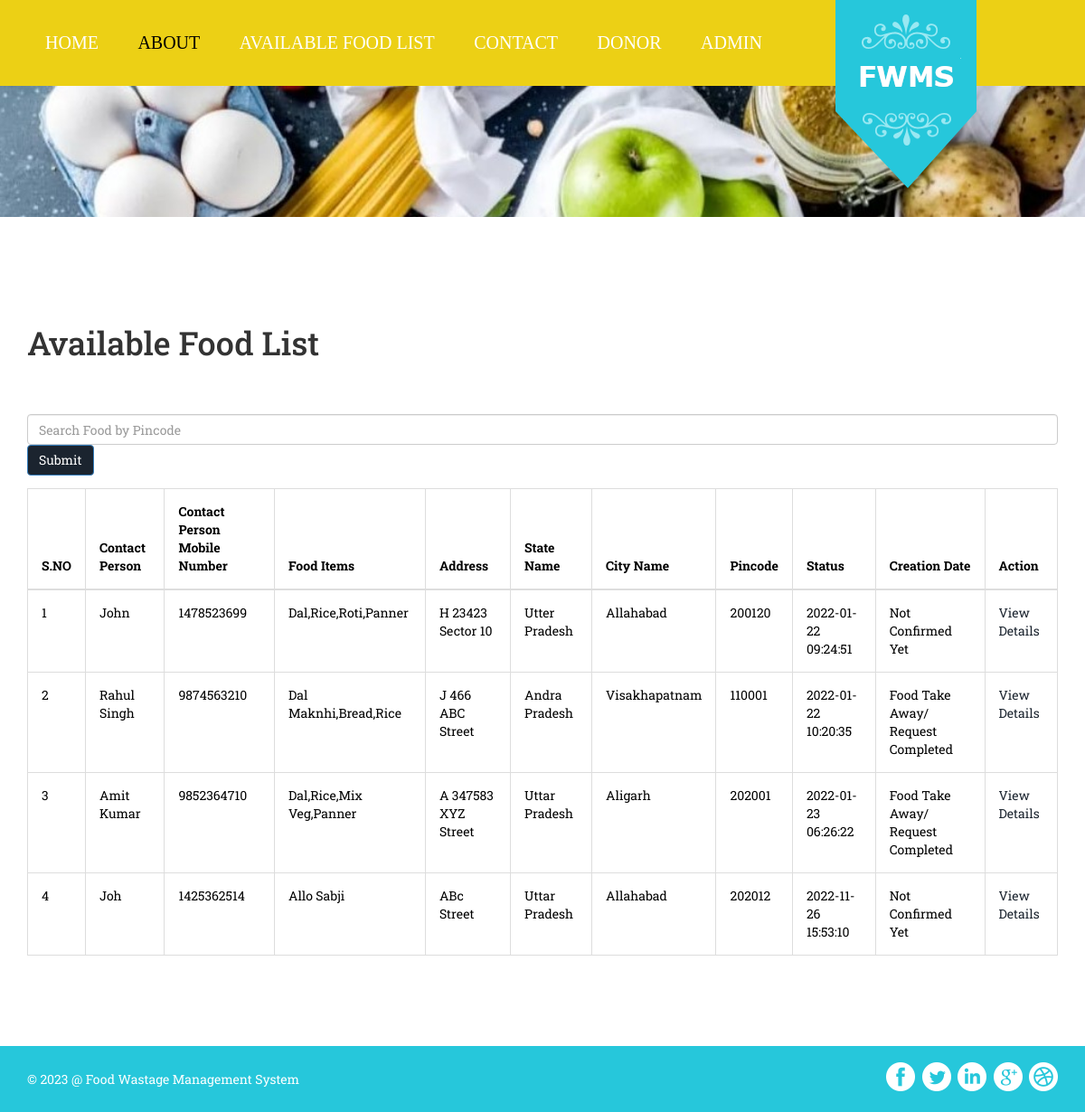
Page /fwms/food-available.php on the committed database.
### tables this page shows
CREATE TABLE `tblfoodrequests` (
  `id` int(11) NOT NULL,
  `requestNumber` bigint(12) DEFAULT NULL,
  `foodId` int(1) DEFAULT NULL,
  `fullName` varchar(150) DEFAULT NULL,
  `mobileNumber` bigint(12) DEFAULT NULL,
  `message` mediumtext DEFAULT NULL,
  `requestDate` timestamp NULL DEFAULT current_timestamp(),
  `status` varchar(120) DEFAULT NULL,
  `donorRemark` mediumtext DEFAULT NULL,
  `requestCompletionDate` timestamp NULL DEFAULT NULL ON UPDATE current_timestamp()
);

CREATE TABLE `tblfood` (
  `ID` int(10) NOT NULL,
  `DonorID` int(10) DEFAULT NULL,
  `foodId` int(10) DEFAULT NULL,
  `FoodItems` mediumtext DEFAULT NULL,
  `StateName` varchar(200) DEFAULT NULL,
  `CityName` varchar(200) DEFAULT NULL,
  `Description` mediumtext DEFAULT NULL,
  `PickupDate` varchar(200) DEFAULT NULL,
  `PickupAddress` mediumtext DEFAULT NULL,
  `ContactPerson` varchar(200) DEFAULT NULL,
  `CPMobNumber` bigint(10) DEFAULT NULL,
  `Image` varchar(200) DEFAULT NULL,
  `CreationDate` timestamp NULL DEFAULT current_timestamp(),
  `UpdationDate` timestamp NULL DEFAULT NULL ON UPDATE current_timestamp(),
  `pincode` int(6) DEFAULT NULL
);

### fwms/food-available.php (the view, shortened to what this page needs)
<!DOCTYPE html>
<html>
<head>
<link href="css/bootstrap.css" rel='stylesheet' type='text/css' />
<link href="css/style.css" rel="stylesheet" type="text/css" media="all" />
</head>
<body>
<?php include_once("includes/header.php");?>
<div class="banner page-head">
</div>
<div class="typrography">
	 <div class="container">
		  <section id="tables">
          <div class="page-header">
            <h1>Available Food List</h1>
          </div>
          <div class="row">
          <form method="post" action="search-result.php">
          	<div class="col-6">
          	<input type="text" name="pincode" placeholder="Search Food by Pincode" class="form-control">
          </div>
          	<input type="submit" name="submit" class="btn btn-primary">
          </form>
        </div>
          <div class="bs-docs-example">
            <table class="table table-bordered" style="color:#000 !important;">
              <thead>
                 <tr>
            <th data-breakpoints="xs">S.NO</th>
            <th>Contact Person</th>
            <th>Contact Person Mobile Number</th>
            <th>Food Items</th>
            <th>Address</th>
            <th>State Name</th>
            <th>City Name</th>
            <th>Pincode</th>
            <th>Status</th>
            <th>Creation Date</th>
            <th data-breakpoints="xs">Action</th>
          </tr>
              </thead>
              <tbody>
                <tr>
                	<?php
$ret=mysqli_query($con,"select * from  tblfood left join tblfoodrequests  on tblfood.ID=tblfoodrequests.foodId");
$cnt=1;
while ($row=mysqli_fetch_array($ret)) {
?>
            <td><?php echo $cnt;?></td>
              <td><?php  echo $row['ContactPerson'];?></td>
              <td><?php  echo $row['CPMobNumber'];?></td>
              <td><?php  echo $row['FoodItems'];?></td>
               <td><?php  echo $row['PickupAddress'];?></td>
                  <td><?php  echo $row['StateName'];?></td>
                  <td><?php  echo $row['CityName'];?></td>
                   <td><?php  echo $row['pincode'];?></td>
                  <td><?php  echo $row['CreationDate'];?></td>
                  <td><?php  if($row['status']==""){
echo "Not Confirmed Yet";
}else{echo $row['status'];} ?></td>
                  <td><a href="view-food-details.php?foodid=<?php echo $row['ID'];?>">View Details </a>
                </tr>
               <?php
$cnt=$cnt+1;
}?>
              </tbody>
            </table>
          </div>
	</div>
</div>
<?php include_once("includes/footer.php");?>
</body>
</html>

### fwms/css/style.css (style rules this page uses)
body { margin:0; padding:0; background:#fff; font-family: 'Roboto Slab', serif; }
body a { text-decoration:none; transition:0.5s all; -webkit-transition:0.5s all; -moz-transition:0.5s all; -o-transition:0.5s all; -ms-transition:0.5s all; }
h1,h2,h3,h4,h5,h6 { margin:0; }
.banner { background:url(../images/banner1.jpg) no-repeat 0px 0px; background-size:cover; -webkit-background-size: cover; -o-background-size: cover; -ms-background-size: cover; -moz-background-size: cover; min-height: 670px; }
.page-head { min-height: 145px !important; }
.row { margin: 50px 0 0 0; }
.typrography { text-align: left; padding:80px 0; }
.table td, .table>tbody>tr>td, .table>tbody>tr>th, .table>tfoot>tr>td, .table>tfoot>tr>th, .table>thead>tr>td, .table>thead>tr>th { padding: 15px!important; }
.table > thead > tr > th, .table > tbody > tr > th, .table > tfoot > tr > th, .table > thead > tr > td, .table > tbody > tr > td, .table > tfoot > tr > td { font-size: 1em; color: #000; }
.table > thead > tr > th, .table > tbody > tr > th, .table > tfoot > tr > th, .table > thead > tr > td, .table > tbody > tr > td, .table > tfoot > tr > td { border-top: none !important; }
.bs-docs-example { margin: 1em 0; }
.container:after { content: "\0020"; display: block; height: 0; clear: both; visibility: hidden; }
.clearfix:before, .clearfix:after, .row:before, .row:after { content: '\0020'; display: block; overflow: hidden; visibility: hidden; width: 0; height: 0; }
.row:after, .clearfix:after { clear: both; }
@media (max-width: 1440px) { .banner { min-height: 638px; } }
@media (max-width: 1366px) { .banner { min-height: 607px; } }
@media (max-width: 1280px) { .banner { min-height: 565px; } }

### rows in the picture
tblfoodrequests: foodId.ContactPerson "John", foodId.CPMobNumber "1478523699", foodId.FoodItems "Dal,Rice,Roti,Panner", foodId.PickupAddress "H 23423 Sector 10", foodId.StateName "Utter Pradesh", foodId.CityName "Allahabad", foodId.pincode "200120", foodId.CreationDate "2022-01-22 09:24:51", shows "Not Confirmed Yet"
tblfoodrequests: foodId.ContactPerson "Rahul Singh", foodId.CPMobNumber "9874563210", foodId.FoodItems "Dal Maknhi,Bread,Rice", foodId.PickupAddress "J 466 ABC Street", foodId.StateName "Andra Pradesh", foodId.CityName "Visakhapatnam", foodId.pincode "110001", foodId.CreationDate "2022-01-22 10:20:35", status "Food Take Away/ Request Completed"
tblfoodrequests: foodId.ContactPerson "Amit Kumar", foodId.CPMobNumber "9852364710", foodId.FoodItems "Dal,Rice,Mix Veg,Panner", foodId.PickupAddress "A 347583 XYZ Street", foodId.StateName "Uttar Pradesh", foodId.CityName "Aligarh", foodId.pincode "202001", foodId.CreationDate "2022-01-23 06:26:22", status "Food Take Away/ Request Completed"
tblfood: ContactPerson "Joh", CPMobNumber "1425362514", FoodItems "Allo Sabji", PickupAddress "ABc Street", StateName "Uttar Pradesh", CityName "Allahabad", pincode "202012", CreationDate "2022-11-26 15:53:10", shows "Not Confirmed Yet"
